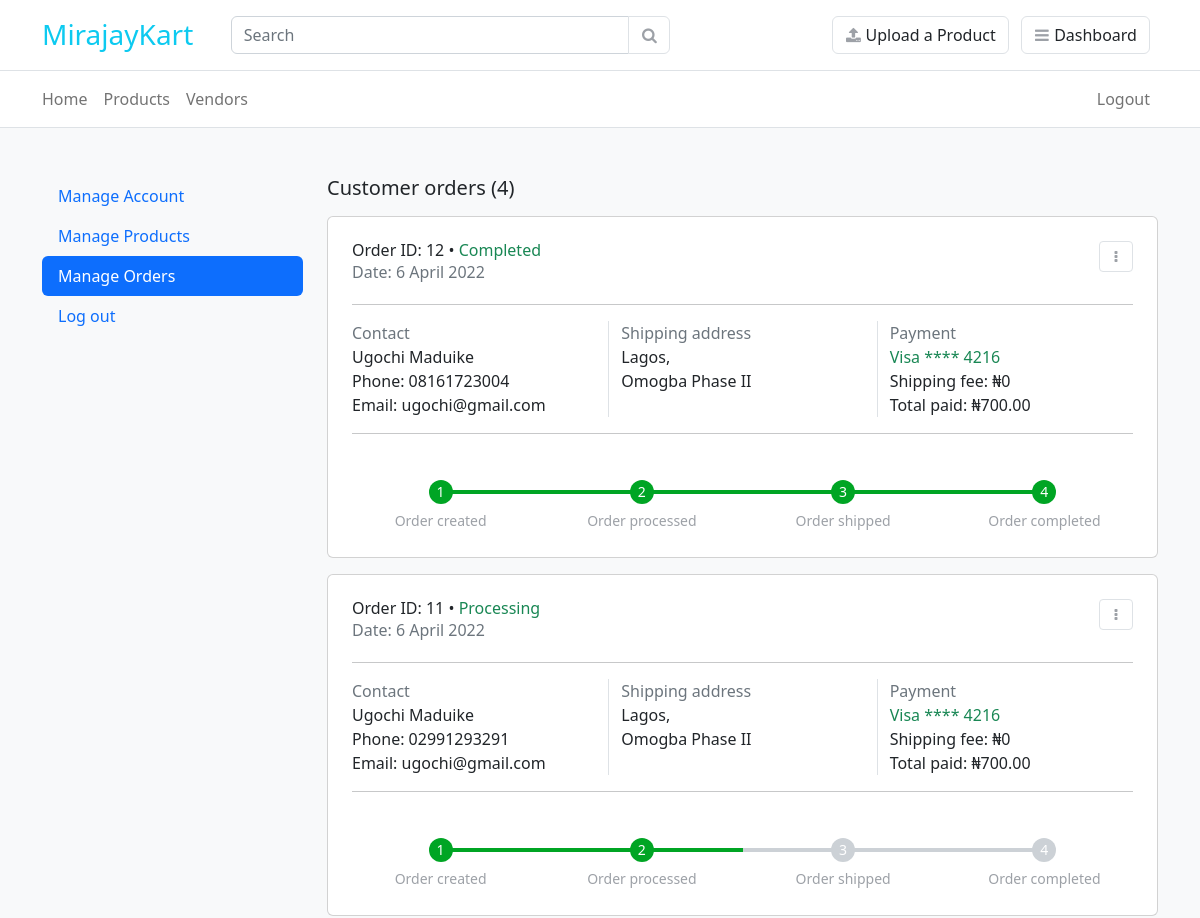
Before: /account/vendor/orders/ (signed in, upper part) with the older database file.
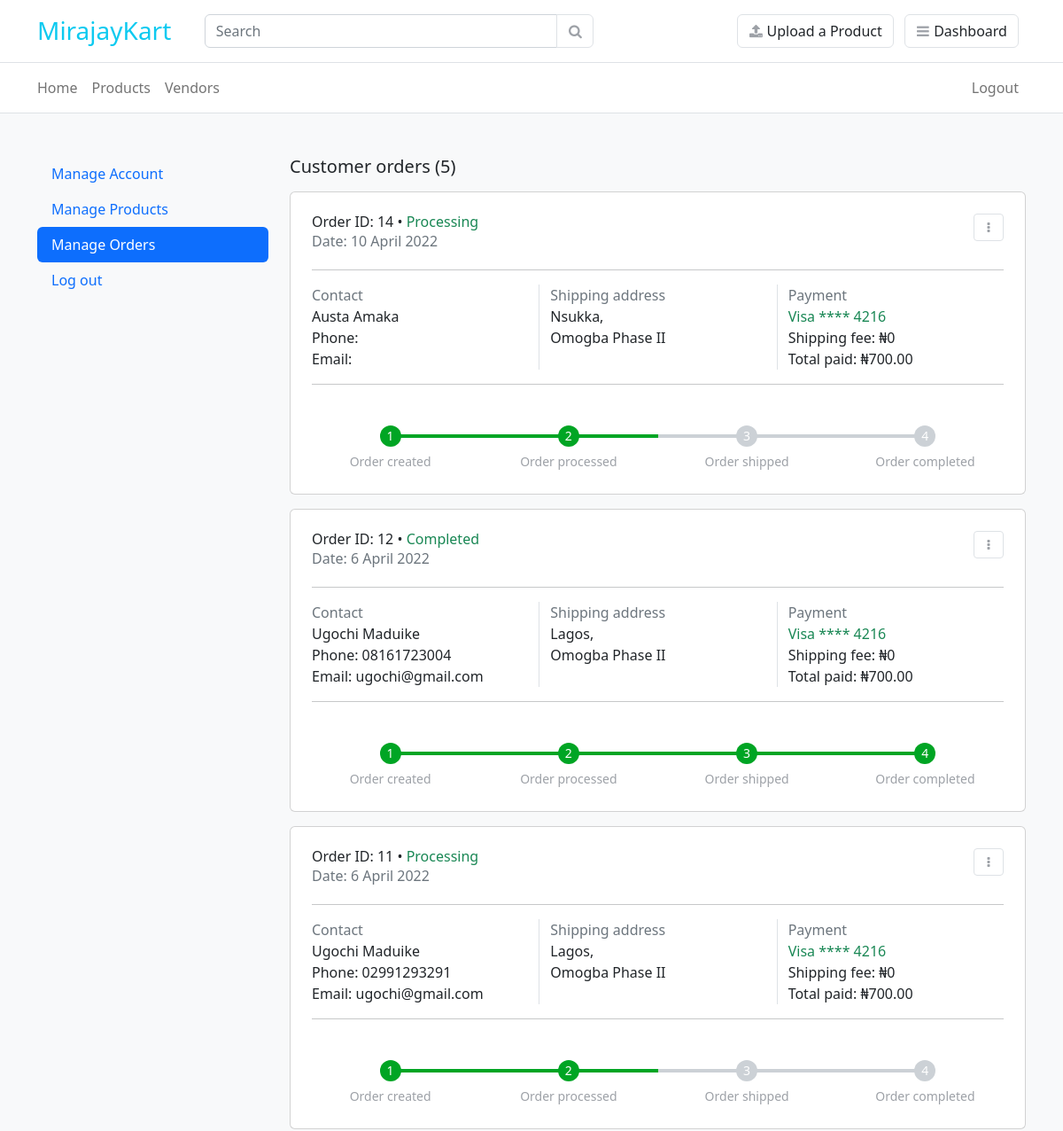
After: the same page with the newer database file.
### orders/models.py (models this page shows, shortened)
class Order(models.Model):
    CREATED = 'Created'
    PROCESSING = 'Processing'
    SHIPPED = 'Shipped'
    COMPLETED = 'Completed'
    CANCELLED = 'Cancelled'
    RETURNED = 'Returned'
    ORDER_STATUS = [
        (CREATED, 'Created'),
        (PROCESSING, 'Processing'),
        (SHIPPED, 'Shipped'),
        (COMPLETED, 'Completed'),
        (CANCELLED, 'Cancelled'),
        (RETURNED, 'Returned'),
    ]
    user = models.ForeignKey(
        User, on_delete=models.CASCADE, related_name='orders',
        blank=True, null=True) # models.SET_NULL
    first_name = models.CharField(max_length=50)
    last_name = models.CharField(max_length=50)
    email = models.EmailField()
    address = models.CharField(max_length=250)
    postal_code = models.CharField(max_length=5)
    phone_number = models.CharField(max_length=20)
    city = models.CharField(max_length=20)
    state = models.CharField(max_length=20)
    created = models.DateTimeField(auto_now_add=True)
    updated = models.DateTimeField(auto_now=True)
    paid = models.BooleanField(default=False)
    status = models.CharField(
        choices=ORDER_STATUS, max_length=10, default=CREATED)
    note = models.TextField(blank=True)
    vendors = models.ManyToManyField(Vendor, related_name='orders')
    class Meta:
        ordering = ("-created",)
    def get_total_cost(self):
        return sum(item.get_cost() for item in self.items.all())

class OrderItem(models.Model):
    order = models.ForeignKey(Order,
                              related_name='items',
                              on_delete=models.CASCADE)
    product = models.ForeignKey(Product,
                                related_name='order_items',
                                on_delete=models.CASCADE)
    price = models.DecimalField(max_digits=10, decimal_places=2)
    quantity = models.PositiveIntegerField(default=1)
    user = models.ForeignKey(
        User, on_delete=models.CASCADE,
        related_name='orderitems',
        blank=True, null=True)
    vendor = models.ForeignKey(
        Vendor, related_name='items',
        on_delete=models.CASCADE)
    created = models.DateTimeField(auto_now_add=True)
    updated = models.DateTimeField(auto_now=True)
    def get_cost(self):
        return self.price * self.quantity

### accounts/models.py (models this page shows)
class User(AbstractUser):
    is_vendor = models.BooleanField(default=False)
    is_customer = models.BooleanField(default=False)

### accounts/views.py (the view)
# urls.py: path('vendor/orders/', views.vendor_orders, name='vendor_orders'),
@login_required
def vendor_orders(request):
    vendor = request.user.vendor
    orders = vendor.orders.all()
    template = 'vendor/orders.html'
    context = {
        'orders': orders,
        'orders_count': orders.count()
    }
    return render(request, template, context)

### carts/context_processors.py (called while the page is built)
def cart(request):
    return {'cart': Cart(request)}

### templates/vendor/orders.html (shortened to what this page needs)
{% extends 'base.html' %}
{% block content %}
<section class="py-5 bg-light">
    <div class="container">
        <div class="row">
            {% include "partials/_vendor_nav.html" %}
            <main class="col-lg-9">
                <h5 class="mb-3"> Customer orders ({{ orders_count }})</h5>
                {% for order in orders %}
                    {% include "partials/_order_card.html" %}
                {% empty %}
                    <p>There are currently no orders from customers.</p>
                {% endfor %}
            </main>
        </div>
    </div>
</section>
{% endblock %}

### templates/partials/_order_card.html (shortened to what this page needs)
<article class="card mb-3">
    <div class="card-body p-4">
        <header class="d-lg-flex">
            <div class="flex-grow-1">
                <h6 class="mb-0">
                    Order ID: {{ order.id }} &bull;
                    <span class="text-success">{{ order.get_status_display }}</span>
                </h6>
                <span class="text-muted">Date: {{ order.created|date:"j F Y" }}</span>
            </div>
            {% if not request.user.is_vendor %}
            <div>
                <a href="{% url 'orders:track_order' order.id %}" class="btn btn-sm btn-primary">Track order</a>
            </div>
            {% else %}
            <div class="float-lg-end d-flex mb-3">
                <div class="dropdown btn btn-light btn-sm float-end">
                    <a href="#" data-bs-toggle="dropdown" aria-expanded="false" id="moreOptions"><i class="fa fa-ellipsis-v"></i></a>
                </div>
            </div>
            {% endif %}
        </header>
        <hr>
        <div class="row">
            <div class="col-lg-4">
                <p class="mb-0 text-muted">Contact</p>
                <p class="m-0">
                    {{ order.first_name }} {{ order.last_name }} <br> Phone: {{ order.phone_number }} <br> Email: {{ order.user.email }} </p>
            </div>
            <div class="col-lg-4 border-start">
                <p class="mb-0 text-muted">Shipping address</p>
                <p class="m-0"> {{ order.city }}, <br> {{ order.address }} </p>
            </div>
            <div class="col-lg-4 border-start">
                <p class="mb-0 text-muted">Payment</p>
                <p class="m-0">
                    <span class="text-success"> Visa  **** 4216   </span> <br> Shipping fee: &#8358;0 <br> Total paid: &#8358;{{ order.get_total_cost }}
                </p>
            </div>
        </div>
        <hr>
        <div class="row">
            <ul class="steps-wrap mx-auto">
                <li class="step {% if order.status == 'Created' or order.status == 'Processing' or order.status == 'Shipped' or order.status == 'Completed' %}active{% endif %}">
                    <span class="icon">1</span>
                    <span class="text">Order created</span>
                </li>
                <li class="step {% if order.status == 'Processing' or order.status == 'Shipped' or order.status == 'Completed' %}active{% endif %}">
                    <span class="icon">2</span>
                    <span class="text">Order processed</span>
                </li>
                <li class="step {% if order.status == 'Shipped' or order.status == 'Completed' %}active{% endif %}">
                    <span class="icon">3</span>
                    <span class="text">Order shipped</span>
                </li>
                <li class="step {% if order.status == 'Completed' %}active{% endif %}">
                    <span class="icon">4</span>
                    <span class="text">Order completed</span>
                </li>
            </ul>
        </div>
    </div>
</article>

Changed rows visible on the page:
added Order: id "14", status "Processing", created "10 April 2022", first_name "Austa", last_name "Amaka", city "Nsukka", address "Omogba Phase II", get_total_cost "700.00"
Other visible differences:
{{ orders_count }}: "4" → "5"
